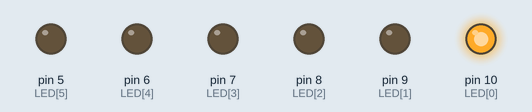
Recording of a sketch running on a simulated Arduino Uno, built with avr-gcc and run on an emulated ATmega328P. Shown: output pins drawn as LEDs (lit = HIGH).

Above: at 0.2 s.
At 1.2 s:
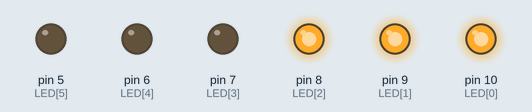
At 1.7 s:
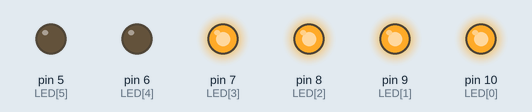
At 2.2 s:
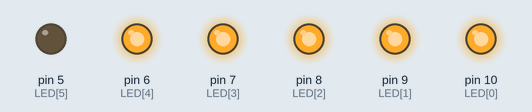
At 3.0 s:
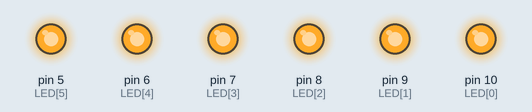
At 4.7 s:
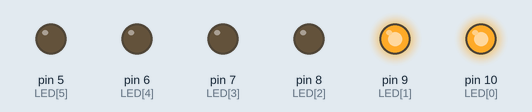
Timing chart, 0 to 5.2 s (numbered marks = the images above):
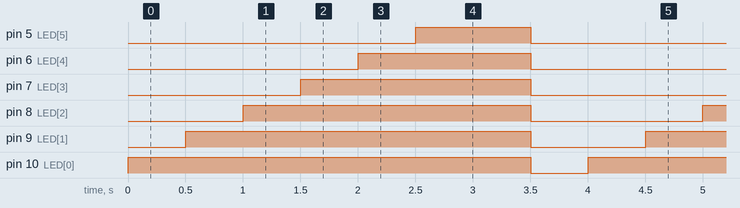

The sketch:

lab1_2.ino
```cpp
int LED[] = {10, 9, 8, 7, 6, 5};
void setup() {
  pinMode(LED[0], OUTPUT);
  pinMode(LED[1], OUTPUT);
  pinMode(LED[2], OUTPUT);
  pinMode(LED[3], OUTPUT);
  pinMode(LED[4], OUTPUT);
  pinMode(LED[5], OUTPUT);

}
int currentPin;
void loop() {
  for (currentPin = 0; currentPin < 7; currentPin++) {
        digitalWrite(LED[currentPin], HIGH);

    delay(500);
  }

   for (currentPin = 0; currentPin < 7; currentPin++) {
        digitalWrite(LED[currentPin], LOW);

  }
  delay(500);
}
```

Measured:
- by itself, pin 5 (LED[5]): alternates HIGH for 1.0 s and LOW for 3.0 s
- by itself, pin 6 (LED[4]): alternates HIGH for 1.5 s and LOW for 2.5 s
- by itself, pin 7 (LED[3]): alternates HIGH for 2.0 s and LOW for 2.0 s
- by itself, pin 8 (LED[2]): alternates HIGH for 2.5 s and LOW for 1.5 s
- by itself, pin 9 (LED[1]): alternates HIGH for 3.0 s and LOW for 1.0 s
- by itself, pin 10 (LED[0]): alternates HIGH for 3.5 s and LOW for 0.50 s
